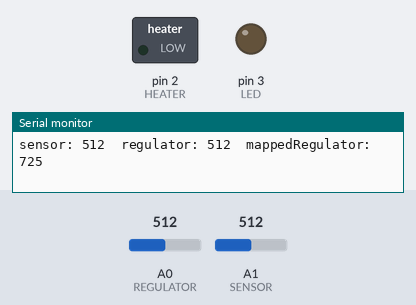
A sketch run on a simulated Arduino Uno, built with avr-gcc and run on an emulated ATmega328P. On the bench: switched loads named in the sketch (green lamp = pin HIGH), output pins drawn as LEDs (lit = HIGH), the last lines printed to the serial monitor. Dashed ring = blinking. The test bench sets the inputs (shaded band); at power-on: A1 (SENSOR) = 512, A0 (REGULATOR) = 512.

Above: at 1.3 s.
1.4 s: A1 (SENSOR) set to 311
3.5 s: A1 (SENSOR) set to 283
At 6.4 s:
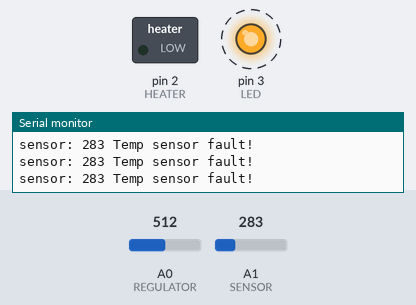
6.5 s: A1 (SENSOR) set to 306
At 9.0 s:
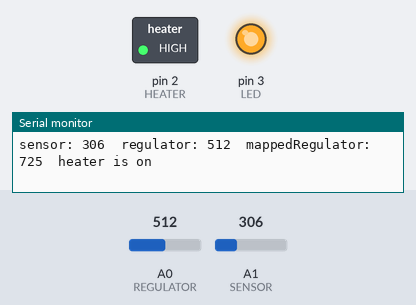
9.5 s: A0 (REGULATOR) set to 0
At 9.8 s:
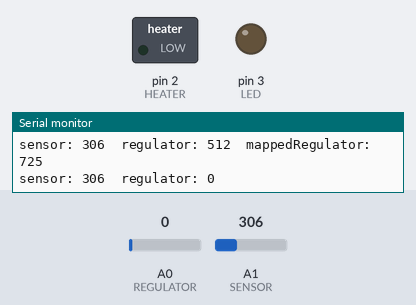
11.5 s: A1 (SENSOR) set to 122
At 11.9 s:
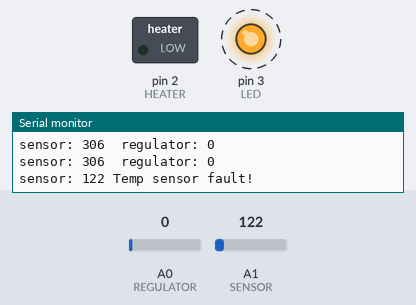
Timing chart, 0 to 15.5 s (numbered marks = the images above; inputs shaded):
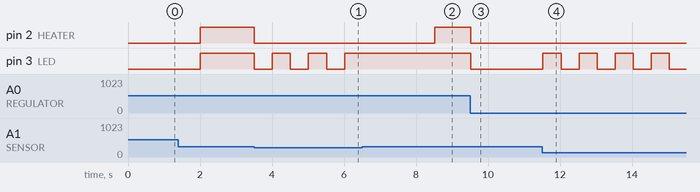

Measured:
- the behaviour switches between 300 and 299 on A1 (SENSOR) (found by bisection; images 0 and 1)
- after the input at 3.5 s, pin 2 (HEATER): HIGH → LOW at once; pin 3 (LED): alternates HIGH for 0.50 s and LOW for 0.50 s, starting at once
- after the input at 6.5 s, pin 2 (HEATER): LOW → HIGH after 2.0 s; pin 3 (LED): stops changing and stays HIGH
- after the input at 9.5 s, pin 2 (HEATER), pin 3 (LED): HIGH → LOW at once
- after the input at 11.5 s, pin 3 (LED): alternates HIGH for 0.50 s and LOW for 0.50 s, starting at once

The sketch:

thermostat_simple.ino
```cpp
#include <util/delay.h>


// Pin config for Arduino (ATmega328P):
#define REGULATOR A0
#define SENSOR A1
#define HEATER 2
#define LED 3

/*
// Pin config for ATtiny13A:
#define REGULATOR 3 // ADC3 on ATtiny13 (pin 2)
#define SENSOR 2 // ADC2 on ATtiny13 (pin 3)
#define HEATER 0 // PB0 on ATtiny13 (pin 5)
#define LED PB1 // PB1 on ATtiny13 (pin 6)
*/

#define REGULATOR_MIN 0
#define REGULATOR_MAX 1023

#define SENSOR_FAULT 300 // ниже этого значения считаем терморезистор в обрыве
#define SENSOR_MIN 540 // ~27 degrees Celsius
// #define SENSOR_MAX 820 // ~70 degrees Celsius
#define SENSOR_MAX 910 // ~100 degrees Celsius

#define HYSTERESIS 0
#define TRIGGER_COUNTER_MAX 5 // количество срабатываний по достижению пороговой температуры (защита от ложных)

#define MAIN_LOOP_DELAY_MS 500

bool ledIsOn = false;
byte upTriggerCounter = 0;
byte downTriggerCounter = 0;


void turnOnHeater() {
    digitalWrite(HEATER, HIGH); // for Arduino
    // PORTB |= (1 << HEATER); // for ATtiny13A
}

void turnOffHeater() {
    digitalWrite(HEATER, LOW); // for Arduino
    // PORTB &= ~(1 << HEATER); // for ATtiny13A
}

void turnOnLed() {
    digitalWrite(LED, HIGH); // for Arduino
    // PORTB |= (1 << LED); // for ATtiny13A
    ledIsOn = true;
}

void turnOffLed() {
    digitalWrite(LED, LOW); // for Arduino
    // PORTB &= ~(1 << LED); // for ATtiny13A
    ledIsOn = false;
}

void toggleLed() {
    if (ledIsOn) {
        turnOffLed();
    } else {
        turnOnLed();
    }
}

long mapToSensorValue(long regulatorValue) {
    long mapped = ((regulatorValue - REGULATOR_MIN) * (SENSOR_MAX - SENSOR_MIN)
        / (REGULATOR_MAX - REGULATOR_MIN)) + SENSOR_MIN;
    return mapped;
}

void setup() {

    // for Arduino:
    pinMode(REGULATOR, INPUT);
    pinMode(SENSOR, INPUT);
    pinMode(HEATER, OUTPUT);
    pinMode(LED, OUTPUT);

    digitalWrite(HEATER, LOW);
    digitalWrite(LED, LOW);

/*
    // for ATtiny13A:
    DDRB &= ~(1 << REGULATOR);
    DDRB &= ~(1 << SENSOR);
    DDRB |= (1 << HEATER);
    DDRB |= (1 << LED);

    PORTB &= ~(1 << HEATER);
    PORTB &= ~(1 << LED);
*/

    ledIsOn = false;
    upTriggerCounter = 0;
    downTriggerCounter = 0;

    Serial.begin(9600);
    Serial.println("ready");
}

void loop() {
    int sensorValue = analogRead(SENSOR);
    Serial.print("sensor: ");
    Serial.print(sensorValue);

    if (sensorValue < SENSOR_FAULT) {
        turnOffHeater();
        toggleLed();
        upTriggerCounter = 0;
        downTriggerCounter = 0;
        Serial.print(" Temp sensor fault!");
    } else {

        int regulatorValue = analogRead(REGULATOR);
        Serial.print("  regulator: ");
        Serial.print(regulatorValue);

        if (regulatorValue > 0) {
            long mappedRegulatorValue = mapToSensorValue(regulatorValue);
            Serial.print("  mappedRegulator: ");
            Serial.print(mappedRegulatorValue);

            if (sensorValue - HYSTERESIS > mappedRegulatorValue) {
                downTriggerCounter = 0;
                upTriggerCounter++;

                if (upTriggerCounter >= TRIGGER_COUNTER_MAX) {
                    turnOffHeater();
                    turnOffLed();
                    upTriggerCounter = 0;
                    Serial.print("  heater is off");
                }

            } else if (sensorValue + HYSTERESIS < mappedRegulatorValue) {
                upTriggerCounter = 0;
                downTriggerCounter++;

                if (downTriggerCounter >= TRIGGER_COUNTER_MAX) {
                    turnOnHeater();
                    turnOnLed();
                    downTriggerCounter = 0;
                    Serial.print("  heater is on");
                }

            } else { // если в зоне гистерезиса
                upTriggerCounter = 0;
                downTriggerCounter = 0;
            }

        } else {
            turnOffHeater();
            turnOffLed();
            upTriggerCounter = 0;
            downTriggerCounter = 0;
        }
    }

    Serial.println("");
    _delay_ms(MAIN_LOOP_DELAY_MS);
}
```
